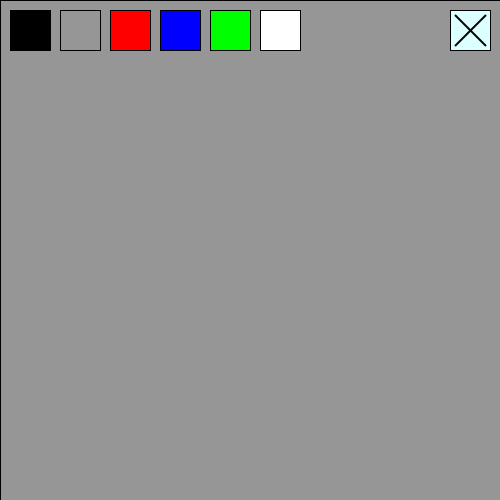
Frame 1 (no input)
Frame 60 (the mouse pressed at the canvas centre just before this capture): identical to frame 1, image omitted
Frame 120 (the mouse held since frame 60 and released just before this capture): identical to frame 1, image omitted

The Processing sketch that drew this single still picture (run headless with seeded random() and noise(); from frame 60 on, the mouse is pressed at the canvas centre):

// Processing sketch: processing_42461
// ── processing_42461.pde

void setup() {
  smooth();
  size(500, 500);
  fill(150, 150, 150);
  rect(0, 0, width, height);
  noStroke();
}
int counter = 1;


void draw() {

  stroke(1);
  strokeWeight(1);

  fill(0); 
  rect(10, 10, 40, 40);
  fill(150, 150, 150);
  rect(60, 10, 40, 40);
  fill(255, 0, 0);
  rect(110, 10, 40, 40);
  fill(0, 0, 255);
  rect(160, 10, 40, 40);
  fill(0, 255, 0);
  rect(210, 10, 40, 40);
  fill(255);
  rect(260, 10, 40, 40);
  fill(220, 255, 255);
  rect(450, 10, 40, 40);
  fill(0);
  strokeWeight(2);
  line(455, 15, 485, 45);
  line(455, 45, 485, 15);




  // selector
  fill(255);
  strokeWeight(2);
  stroke(0);
  changeSelector();


  // draw
  changeColor();
  cursor(ARROW);
  strokeWeight(12);
  if (mousePressed && mouseButton==LEFT && mouseX> 40 && mouseY > 90) {
    line(mouseX, mouseY, pmouseX, pmouseY);
  }
}






void changeColor() {
  if (counter==1) {
    stroke(0);
  } 
  else if (counter==2) {
    stroke(150, 150, 150);
  } 
  else if (counter==3) {
    stroke(220, 0, 0);
  } 
  else if (counter==4) {
    stroke(0, 0, 220);
  } 
  else if (counter==5) {
    stroke(0, 210, 0);
  } 
  else if (counter==6) {
    stroke(255);
  }
}
void changeSelector() {
}

void mouseClicked() {
  if (mouseX>10&& mouseX<50 && mouseY<40) {
    counter=1;
  } 
  else if (mouseX>60 && mouseX<100 && mouseY<40) {
    counter=2;
  } 
  else if (mouseX>110 && mouseX<150 && mouseY<40) {
    counter=3;
  } 
  else if (mouseX>160 & mouseX<200 && mouseY<40) {
    counter=4;
  } 
  else if (mouseX>210 && mouseX<250 && mouseY<40) {
    counter=5;
  } 
  else if (mouseX>260 && mouseX<300 && mouseY<40) {
    counter=6;
  } 
  else if (mouseX>450 && mouseX<490 && mouseY<40) {
    fill(150, 150, 150);
    noStroke();
    rect(5, 60, 500, 500);
    ;
  }
}
